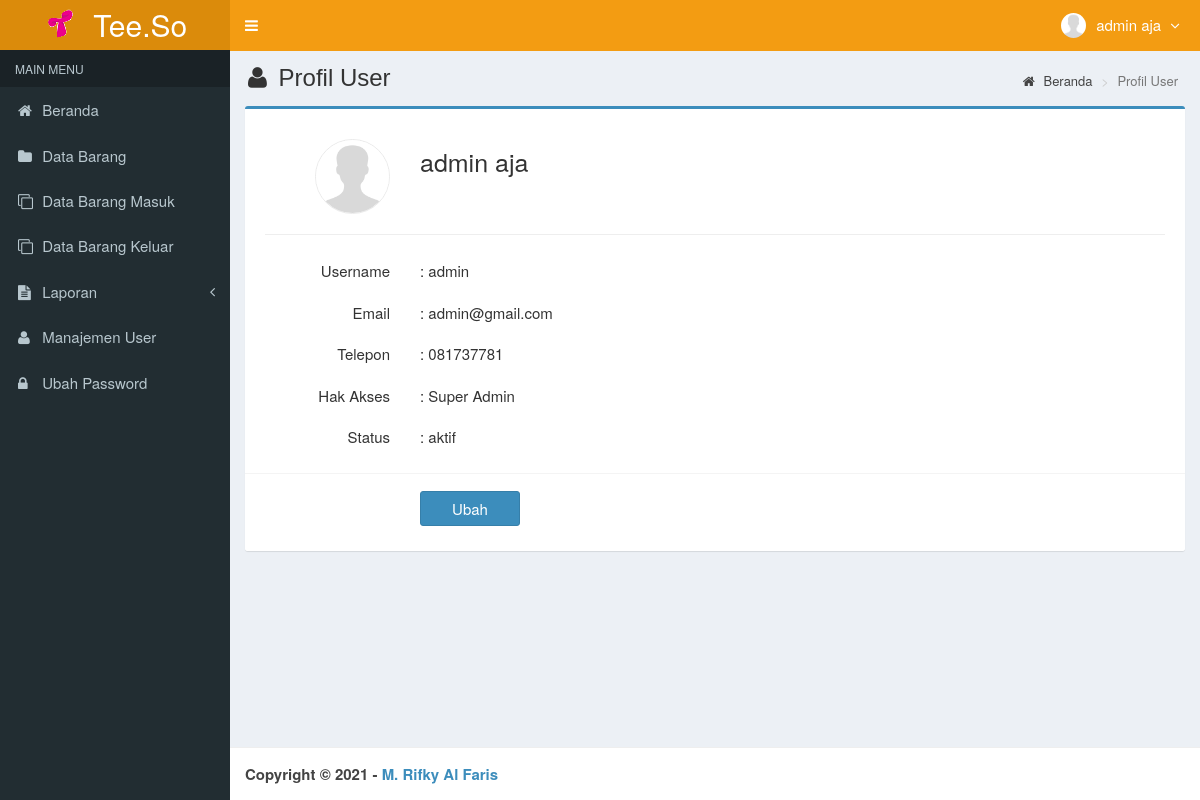
The app's page /main.php?module=profil (signed in) with its own data.
### tables this page shows
CREATE TABLE `users` (
  `id_user` int(3) NOT NULL,
  `username` varchar(50) NOT NULL,
  `nama_user` varchar(50) NOT NULL,
  `password` varchar(50) NOT NULL,
  `email` varchar(50) DEFAULT NULL,
  `telepon` varchar(15) DEFAULT NULL,
  `foto` varchar(100) DEFAULT NULL,
  `hak_akses` enum('Super Admin','Manajer','Gudang') NOT NULL,
  `status` enum('aktif','blokir') NOT NULL DEFAULT 'aktif',
  `created_at` timestamp NOT NULL DEFAULT current_timestamp(),
  `updated_at` timestamp NOT NULL DEFAULT current_timestamp() ON UPDATE current_timestamp()
);

### modules/profil/view.php (the view, shortened to what this page needs)
<?php
if (isset($_SESSION['id_user'])) {
  $query = mysqli_query($mysqli, "SELECT * FROM users WHERE id_user='$_SESSION[id_user]'")
                                  or die('Ada kesalahan pada query tampil data user : '.mysqli_error($mysqli));
  $data  = mysqli_fetch_assoc($query);
}
?>
<section class="content-header">
  <h1>
    <i class="fa fa-user icon-title"></i> Profil User
  </h1>
  <ol class="breadcrumb">
    <li><a href="?module=beranda"><i class="fa fa-home"></i> Beranda</a></li>
    <li class="active">Profil User</li>
  </ol>
</section>
<section class="content">
  <div class="row">
    <div class="col-md-12">
      <div class="box box-primary">
        <form role="form" class="form-horizontal" method="POST" action="?module=form_profil" enctype="multipart/form-data">
          <div class="box-body">
            <div class="form-group">
              <label class="col-sm-2 control-label">
              <?php
              if ($data['foto']=="") { ?>
                <img style="border:1px solid #eaeaea;border-radius:50px;" src="images/user/user-default.png" width="75">
              <?php
              }
              else { ?>
                <img style="border:1px solid #eaeaea;border-radius:50px;" src="images/user/<?php echo $data['foto']; ?>" width="75">
              <?php
              }
              ?>
              </label>
              <label style="font-size:25px;margin-top:10px;" class="col-sm-8"><?php echo $data['nama_user']; ?></label>
            </div>
            <hr>
            <div class="form-group">
              <label class="col-sm-2 control-label">Username</label>
              <label style="text-align:left" class="col-sm-8 control-label">: <?php echo $data['username']; ?></label>
            </div>
            <div class="form-group">
              <label class="col-sm-2 control-label">Email</label>
              <label style="text-align:left" class="col-sm-8 control-label">: <?php echo $data['email']; ?></label>
            </div>
            <div class="form-group">
              <label class="col-sm-2 control-label">Telepon</label>
              <label style="text-align:left" class="col-sm-8 control-label">: <?php echo $data['telepon']; ?></label>
            </div>
            <div class="form-group">
              <label class="col-sm-2 control-label">Hak Akses</label>
              <label style="text-align:left" class="col-sm-8 control-label">: <?php echo $data['hak_akses']; ?></label>
            </div>
            <div class="form-group">
              <label class="col-sm-2 control-label">Status</label>
              <label style="text-align:left" class="col-sm-8 control-label">: <?php echo $data['status']; ?></label>
            </div>
          </div>
          <div class="box-footer">
            <div class="form-group">
              <div class="col-sm-offset-2 col-sm-10">
                <input type="submit" class="btn btn-primary btn-submit" name="ubah" value="Ubah">
              </div>
            </div>
          </div>
        </form>
      </div>
    </div>
  </div>
</section><!-- /.content

### top-menu.php (shortened to what this page needs)
<?php
require_once "config/database.php";
$query = mysqli_query($mysqli, "SELECT id_user, nama_user, foto, hak_akses FROM users WHERE id_user='$_SESSION[id_user]'")
                                or die('Ada kesalahan pada query tampil Manajemen User: '.mysqli_error($mysqli));
$data = mysqli_fetch_assoc($query);
?>
<li class="dropdown user user-menu">
  <a href="#" class="dropdown-toggle" data-toggle="dropdown">
  <?php
  if ($data['foto']=="") { ?>
    <img src="images/user/user-default.png" class="user-image" alt="User Image"/>
  <?php
  }
  else { ?>
    <img src="images/user/<?php echo $data['foto']; ?>" class="user-image" alt="User Image"/>
  <?php
  }
  ?>
    <span class="hidden-xs"><?php echo $data['nama_user']; ?> <i style="margin-left:5px" class="fa fa-angle-down"></i></span>
  </a>
</li>

### assets/css/style.css (style rules this page uses)
.form-horizontal .control-label { margin-bottom: 0; padding-top: 5px; text-align: right; }
label { display: inline-block; font-size: 15px; font-weight: 400; margin-bottom: 5px; max-width: 100%; }
.content-header { padding: 15px 18px 0; position: relative; }
.content-header > .breadcrumb { background: transparent none repeat scroll 0 0; border-radius: 2px; float: right; font-size: 13px; margin-bottom: 0; margin-top: 0; padding: 7px 12px; position: absolute; right: 10px; top: 15px; }
.btn-submit { width: 100px; margin-top: 7px; margin-right: 10px; font-size: 15px; }
.icon-title { margin-right: 5px; }
body { background-color: #fff; color: #333; font-size: 15px; line-height: 1.42857; }

### records on screen
users: nama_user "admin aja", username "admin", email "admin@gmail.com", telepon "081737781", hak_akses "Super Admin", status "aktif"
